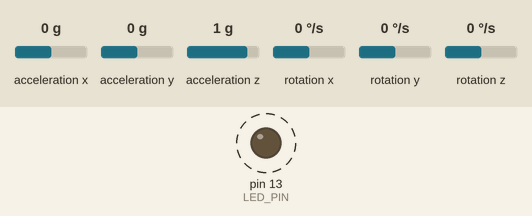
A sketch run on a simulated Arduino Uno, built with avr-gcc and run on an emulated ATmega328P. Parts: output pins drawn as LEDs (lit = HIGH). Dashed ring = blinking. The test bench sets the inputs (shaded band); at power-on: acceleration x 0 g, acceleration y 0 g, acceleration z 1 g, rotation x 0 °/s, rotation y 0 °/s, rotation z 0 °/s. What the sketch prints to the serial monitor is not drawn.

Above: at 0.2 s.
Timing chart, 0 to 3.0 s (numbered marks = the images above):
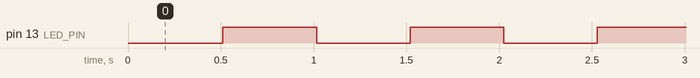

The sketch:

MPU6050_raw.ino
```cpp
// 10/7/2011 by Jeff Rowberg <jeff@rowberg.net>
// Changelog:
//     2011-10-07 - initial release

/* ============================================
I2Cdev device library code is placed under the MIT license
Copyright (c) 2011 Jeff Rowberg

Permission is hereby granted, free of charge, to any person obtaining a copy
of this software and associated documentation files (the "Software"), to deal
in the Software without restriction, including without limitation the rights
to use, copy, modify, merge, publish, distribute, sublicense, and/or sell
copies of the Software, and to permit persons to whom the Software is
furnished to do so, subject to the following conditions:

The above copyright notice and this permission notice shall be included in
all copies or substantial portions of the Software.

THE SOFTWARE IS PROVIDED "AS IS", WITHOUT WARRANTY OF ANY KIND, EXPRESS OR
IMPLIED, INCLUDING BUT NOT LIMITED TO THE WARRANTIES OF MERCHANTABILITY,
FITNESS FOR A PARTICULAR PURPOSE AND NONINFRINGEMENT. IN NO EVENT SHALL THE
AUTHORS OR COPYRIGHT HOLDERS BE LIABLE FOR ANY CLAIM, DAMAGES OR OTHER
LIABILITY, WHETHER IN AN ACTION OF CONTRACT, TORT OR OTHERWISE, ARISING FROM,
OUT OF OR IN CONNECTION WITH THE SOFTWARE OR THE USE OR OTHER DEALINGS IN
THE SOFTWARE.
===============================================
*/

// Arduino Wire library is required if I2Cdev I2CDEV_ARDUINO_WIRE implementation
// is used in I2Cdev.h
#include "Wire.h"

// I2Cdev and MPU6050 libraries required
#include "I2Cdev.h"
#include "MPU6050.h"

// class default I2C address is 0x68
// specific I2C addresses may be passed as a parameter here
// AD0 low = 0x68 (default for InvenSense evaluation board)
// AD0 high = 0x69
MPU6050 accelgyro;

int16_t ax, ay, az;
int16_t gx, gy, gz;

#define LED_PIN 13
bool blinkState = false;

void setup() {
    // join I2C bus (I2Cdev library doesn't do this automatically)
    Wire.begin();

    // initialize serial communication
    // (38400 chosen because it works as well at 8MHz as it does at 16MHz, but
    // it's really up to you depending on your project)
    Serial.begin(38400);

    // initialize device
    Serial.println("Initializing I2C devices...");
    accelgyro.initialize();

    // verify connection
    Serial.println("Testing device connections...");
    Serial.println(accelgyro.testConnection() ? "MPU6050 connection successful" : "MPU6050 connection failed");

    // configure Arduino LED for
    pinMode(LED_PIN, OUTPUT);
}

void loop() {
    // read raw accel/gyro measurements from device
    accelgyro.getMotion6(&ax, &ay, &az, &gx, &gy, &gz);

    // these methods (and a few others) are also available
    //accelgyro.getAcceleration(&ax, &ay, &az);
    //accelgyro.getRotation(&gx, &gy, &gz);
    delay(500);
    // display tab-separated accel/gyro x/y/z values
    Serial.print("a/g:\t");
    Serial.print(ax/16384); Serial.print("\t");
    Serial.print(ay/16384); Serial.print("\t");
    Serial.print(az/16384); Serial.print("\t");
    Serial.print(gx); Serial.print("\t");
    Serial.print(gy); Serial.print("\t");
    Serial.println(gz);

//    angle = (atan2(ay,az))*RAD_TO_DEG; //function for degree calculation

    // blink LED to indicate activity
    blinkState = !blinkState;
    digitalWrite(LED_PIN, blinkState);
}
```

Measured:
- by itself, pin 13 (LED_PIN): alternates HIGH for 0.50 s and LOW for 0.50 s
